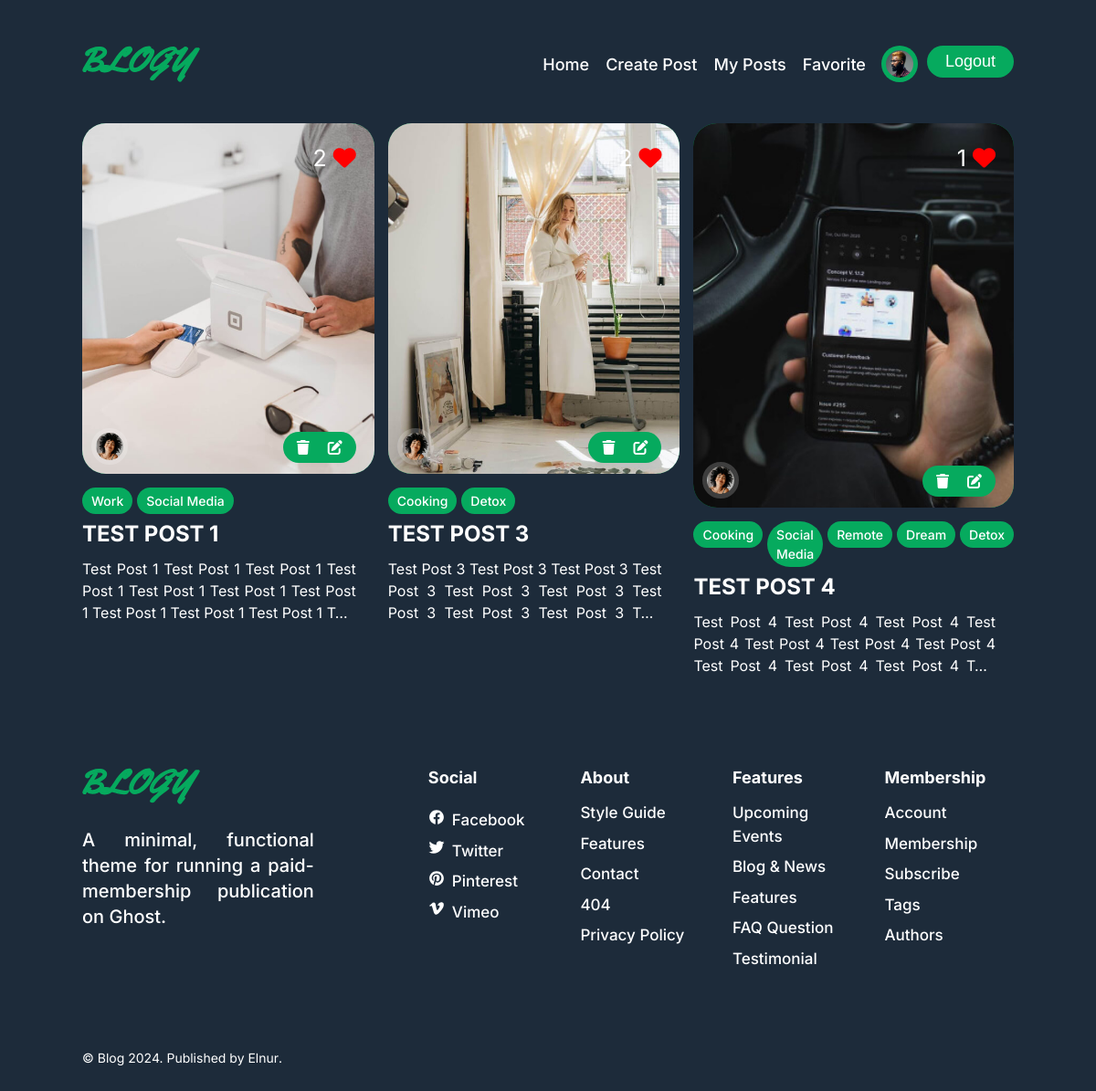
The app's page /favorite/ (signed in) with its own data.
### app/models.py (models this page shows, shortened)
class User(AbstractUser):
    image = models.ImageField(upload_to="users", default='users/user.png')
    birthdate = models.DateField(null=True, blank=True)
    bio = models.TextField(max_length=2550, null=True, blank=True)
    class Meta:
        verbose_name = "Пользователь"
        verbose_name_plural = "Пользователи"

class Post(models.Model):
    user = models.ForeignKey(User, on_delete=models.CASCADE)
    title = models.CharField(max_length=255)
    body = models.TextField()
    tags = models.ManyToManyField(Tag, related_name="posts")
    image = models.ImageField(upload_to="posts")
    created_at = models.DateTimeField(auto_now_add=True)
    updated_at = models.DateTimeField(auto_now=True)
    liked_by = models.ManyToManyField(User, related_name="liked_posts")
    class Meta:
        verbose_name = "Пост"
        verbose_name_plural = "Посты"

class Tag(models.Model):
    name = models.CharField(max_length=255)
    class Meta:
        verbose_name = "Тег"
        verbose_name_plural = "Теги"

### app/views.py (the view)
# urls.py: path('favorite/', Favorite.as_view(), name='favorite'),
class Favorite(LoginRequiredMixin, ListView):
    login_url = reverse_lazy("login")
    model = Post
    template_name = 'my_posts_fav.html'
    context_object_name = 'posts'
    def get_queryset(self) -> QuerySet[Any]:
        return super().get_queryset().filter(liked_by=self.request.user)

### templates/my_posts_fav.html (shortened to what this page needs)
{% extends 'base.html' %}
{% load static %}
{% block css %} <link rel="stylesheet" href="{% static 'css/my_posts.css' %}"> {% endblock %}
{% block content %}
<section class="section recent" aria-label="recent post">
    <div class="container">
      <ul class="grid-list">
        {% for post in posts %}
        <li>
          <div class="blog-card">
            <figure
              class="card-banner img-holder"
              style="--width: 550; --height: 660"
            >
              <img
                src="{{ post.image.url}}"
                width="550"
                height="660"
                loading="lazy"
                alt="Creating is a privilege but it’s also a gift"
                class="img-cover"
              />
              <ul class="avatar-list absolute">
                <li class="avatar-item">
                  <a
                    href="#"
                    class="avatar img-holder"
                    style="--width: 100; --height: 100"
                  >
                    <img
                      src="{% if post.user.image %}  {{post.user.image.url}} {% else %} {% static 'img/user.png' %} {% endif %}"
                      width="100"
                      height="100"
                      loading="lazy"
                      alt="Author"
                      class="img-cover"
                    />
                  </a>
                </li>
              </ul>
              <div class="delete-edit absolute">
                <form action="{% url 'delete' post.id %}" method="post" >
                  <button type="submit"><i class="fa-solid fa-trash"></i></button>
                </form>
                <a href="{% url 'update_post' post.id %}"><i class="fa-solid fa-pen-to-square"></i></a>
              </div>
              <div class="like absolute">
                <a href="{% url 'like' post.id %}">
                  {{ post.liked_by.count }}
                    {% if request.user in post.liked_by.all %}
                    <i class="fa-solid fa-heart" style="color: red;"></i>
                  {% else %}
                    <i class="fa-regular fa-heart"></i>
                  {% endif %} </a>
              </div>
            </figure>
            <div class="card-content">
              <ul class="card-meta-list">
                {% for tag in post.tags.all %}
                <li>
                  <a href="#" class="card-tag">{{ tag.name }}</a>
                </li>
                {% endfor %}
              </ul>
              <h3 class="h4">
                <a href="{% url 'post' post.id %}" class="card-title hover:underline">
                  {{ post.title }}
                </a>
              </h3>
              <p class="card-text">{{ post.body }}</p>
            </div>
          </div>
        </li>
        {% endfor %}
      </ul>
    </div>
</section>
{% endblock %}

### templates/base.html (shortened to what this page needs)
{% load static %}
<!DOCTYPE html>
<html lang="en">
  <head>
    <link rel="stylesheet" href="{% static 'css/home.css' %}" />
    {% block css %} {% endblock %}
  </head>
  <body>
    <header class="header section" data-header>
      <div class="container">
        <a href="{% url 'home' %}" class="logo">
          <img
            src="{% static 'img/logo.svg' %}"
            width="129"
            height="40"
            alt="Blogy logo"
          />
        </a>
        <nav class="navbar" data-navbar>
          <ul class="navbar-list">
            <li class="navbar-item">
              <a
                href="{% url 'home' %}"
                class="navbar-link hover:underline"
                data-nav-link
                >Home</a
              >
            </li>
            <li class="navbar-item">
              <a href="{% url 'create_post' %}" class="navbar-link hover:underline" data-nav-link
                >Create Post</a
              >
            </li>
            <li class="navbar-item">
              <a href="{% url 'posts' %}" class="navbar-link hover:underline" data-nav-link
                >My Posts</a
              >
            </li>
            <li class="navbar-item">
              <a href="{% url 'favorite' %}" class="navbar-link hover:underline" data-nav-link
                >Favorite</a
              >
            </li>
          </ul>
        </nav>
        <div class="wrapper">
          {% if request.user.is_authenticated %}
          <a href="{% url 'profile' request.user.pk %}" class="join" style="padding: 5px; border-radius: 50%;"><img src="{{ request.user.image.url }}" alt="Avatar" style="height: 30px; width: 30px; border-radius: 50%;"></a>
          <form action="{% url 'logout' %}" method="post">
            <button type="submit" class="btn join">Logout</button>
          </form>
          {% else %}
          <a href="{% url 'signup' %}" class="btn join">Join</a>
          {% endif %}
        </div>
      </div>
    </header>
    {% block content %}
    {% endblock %}
    <footer class="footer">
      <div class="container">
        <div class="footer-top section">
          <div class="footer-brand">
            <a href="#" class="logo">
              <img
                src="{% static 'img/logo.svg' %}"
                width="129"
                height="40"
                alt="Blogy logo"
              />
            </a>
            <p class="footer-text">
              A minimal, functional theme for running a paid-membership
              publication on Ghost.
            </p>
          </div>
          <ul class="footer-list">
            <li>
              <p class="h5">Social</p>
            </li>
            <li class="footer-list-item">
              <ion-icon name="logo-facebook"></ion-icon>
              <a href="#" class="footer-link hover:underline">Facebook</a>
            </li>
            <li class="footer-list-item">
              <ion-icon name="logo-twitter"></ion-icon>
              <a href="#" class="footer-link hover:underline">Twitter</a>
            </li>
            <li class="footer-list-item">
              <ion-icon name="logo-pinterest"></ion-icon>
              <a href="#" class="footer-link hover:underline">Pinterest</a>
            </li>
            <li class="footer-list-item">
              <ion-icon name="logo-vimeo"></ion-icon>
              <a href="#" class="footer-link hover:underline">Vimeo</a>
            </li>
          </ul>
          <ul class="footer-list">
            <li>
              <p class="h5">About</p>
            </li>
            <li>
              <a href="#" class="footer-link hover:underline">Style Guide</a>
            </li>
            <li>
              <a href="#" class="footer-link hover:underline">Features</a>
            </li>
            <li>
              <a href="#" class="footer-link hover:underline">Contact</a>
            </li>
            <li>
              <a href="#" class="footer-link hover:underline">404</a>
            </li>
            <li>
              <a href="#" class="footer-link hover:underline">Privacy Policy</a>
            </li>
          </ul>
          <ul class="footer-list">
            <li>
              <p class="h5">Features</p>
            </li>
            <li>
              <a href="#" class="footer-link hover:underline"
                >Upcoming Events</a
              >
            </li>
            <li>
              <a href="#" class="footer-link hover:underline">Blog & News</a>
            </li>
            <li>
              <a href="#" class="footer-link hover:underline">Features</a>
            </li>
            <li>
              <a href="#" class="footer-link hover:underline">FAQ Question</a>
            </li>
            <li>
              <a href="#" class="footer-link hover:underline">Testimonial</a>
            </li>
          </ul>
          <ul class="footer-list">
            <li>
              <p class="h5">Membership</p>
            </li>
            <li>
              <a href="#" class="footer-link hover:underline">Account</a>
            </li>
            <li>
              <a href="#" class="footer-link hover:underline">Membership</a>
            </li>
            <li>
              <a href="#" class="footer-link hover:underline">Subscribe</a>
            </li>
            <li>
              <a href="#" class="footer-link hover:underline">Tags</a>
            </li>
            <li>
              <a href="#" class="footer-link hover:underline">Authors</a>
            </li>
          </ul>
        </div>
        <div class="section footer-bottom">
          <p class="copyright">
            &copy; Blog 2024. Published by
            <a href="#" class="copyright-link hover:underline">Elnur</a>.
          </p>
        </div>
      </div>
    </footer>
  </body>
</html>

### static/css/my_posts.css (style rules this page uses)
:root { --green: rgb(33, 250, 131); --red: rgb(252, 86, 108); --dusky-green: rgb(6, 170, 94); --opac-white: rgba(255, 255, 255, 0.8); --form-txt: rgba(255, 255, 255, 0.5); --darky: #1d2b3a; --light-grey: rgb(105, 105, 105); }
.card-title { text-transform: uppercase; }
body { margin: 20px; }
p { text-align: justify; }
.delete-edit.absolute { position: absolute; bottom: 12px; right: 20px; }
.delete-edit { display: flex; align-items: center; color: white; gap: 20px; padding: 5px 15px; background-color: var(--dusky-green); border-radius: 20px; }
.delete-edit button { all: initial; }
.fa-trash { color: white; }
.like { position: absolute; top: 20px; right: 20px; font-size: 25px; }

### records on screen
User: user.image (picture)
Post: image (picture), user.image (picture), liked_by.count "2", title "TEST POST 1", body "Test Post 1 Test Post 1 Test Post 1 Test Post 1 Test Post 1 Test Post 1 Test Post 1 Test Post 1 Test Post 1 Test Post 1…"
Tag: name "Work"
Tag: name "Social Media"
Post: image (picture), user.image (picture), liked_by.count "2", title "TEST POST 3", body "Test Post 3 Test Post 3 Test Post 3 Test Post 3 Test Post 3 Test Post 3 Test Post 3 Test Post 3 Test Post 3…"
Tag: name "Cooking"
Tag: name "Detox"
Post: image (picture), user.image (picture), liked_by.count "1", title "TEST POST 4", body "Test Post 4 Test Post 4 Test Post 4 Test Post 4 Test Post 4 Test Post 4 Test Post 4 Test Post 4 Test Post 4 Test Post 4…"
Tag: name "Remote"
Tag: name "Dream"
